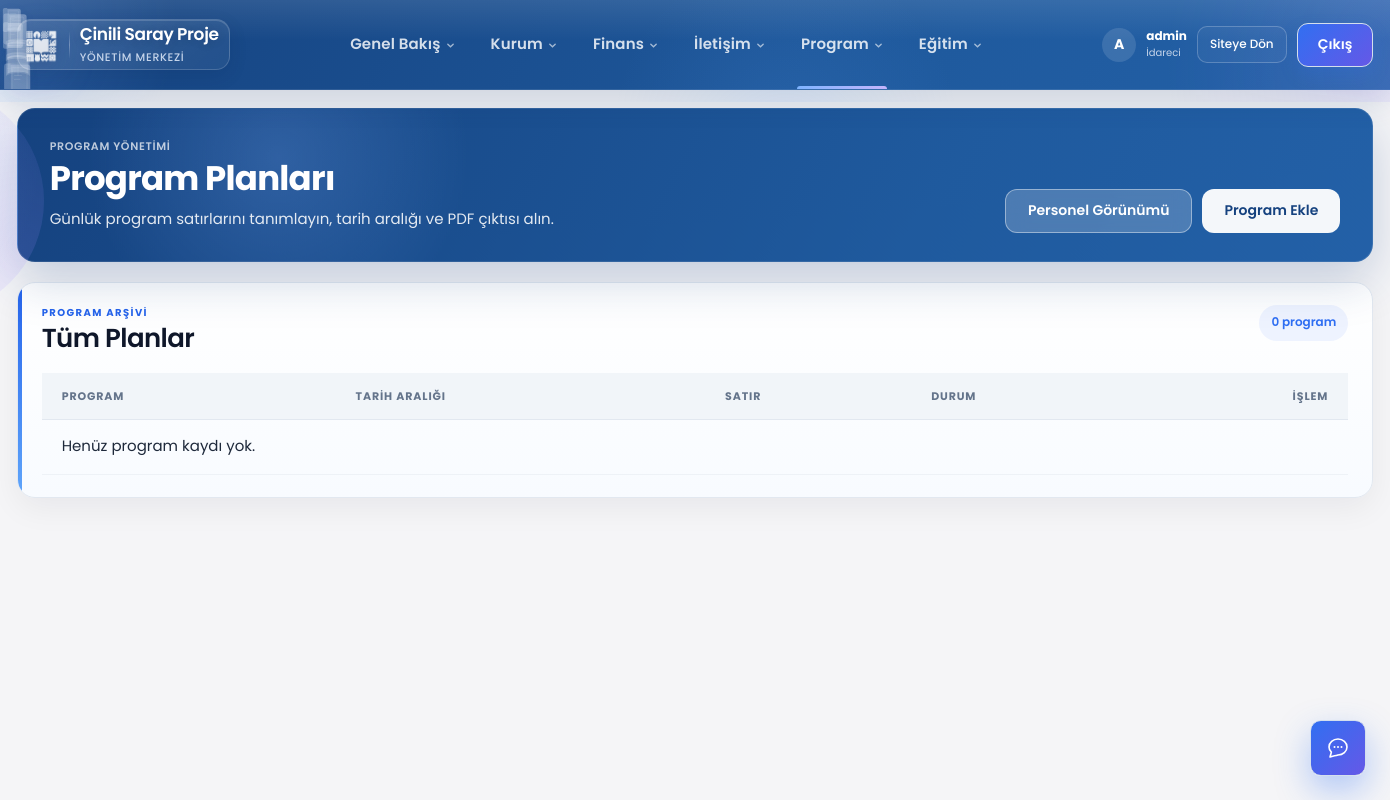
Before: /yonetim/programlar/ (signed in) with the older database file.
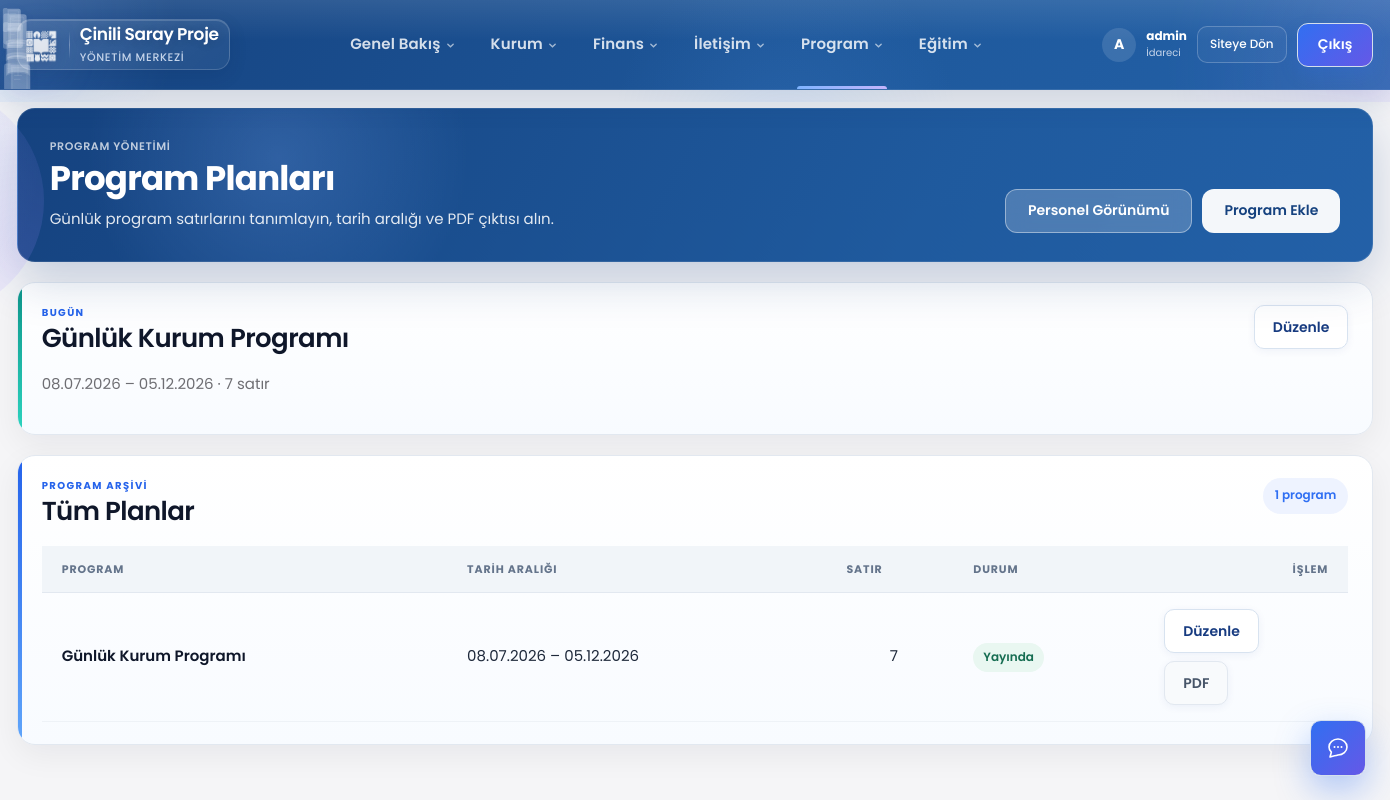
After: the same page with the newer database file.
### takip/models.py (models this page shows, shortened)
class ProgramPlan(models.Model):
    ad = models.CharField(
        max_length=200,
        verbose_name="Program adı",
    )
    aciklama = models.TextField(
        blank=True,
        verbose_name="Açıklama",
    )
    baslangic_tarihi = models.DateField(
        verbose_name="Başlangıç tarihi",
    )
    bitis_tarihi = models.DateField(
        verbose_name="Bitiş tarihi",
    )
    aktif = models.BooleanField(
        default=True,
        verbose_name="Aktif",
    )
    olusturan = models.ForeignKey(
        User,
        on_delete=models.SET_NULL,
        null=True,
        blank=True,
        related_name="olusturdugu_programlar",
        verbose_name="Oluşturan",
    )
    olusturulma = models.DateTimeField(auto_now_add=True)
    guncellenme = models.DateTimeField(auto_now=True)
    class Meta:
        verbose_name = "Program planı"
        verbose_name_plural = "Program planları"
        ordering = ["-baslangic_tarihi", "ad"]
    @property
    def yayinda_mi(self) -> bool:
        if not self.aktif:
            return False
        bugun = timezone.localdate()
        return self.baslangic_tarihi <= bugun <= self.bitis_tarihi
    @property
    def tarih_araligi_goster(self) -> str:
        return (
            f"{self.baslangic_tarihi.strftime('%d.%m.%Y')}"
            f" – {self.bitis_tarihi.strftime('%d.%m.%Y')}"
        )

### takip/yonetim_views.py (the view)
@yonetici_gerekli
def program_listesi(request):
    programlar = (
        ProgramPlan.objects.prefetch_related("satirlar")
        .annotate(satir_sayisi=Count("satirlar"))
        .order_by("-baslangic_tarihi", "ad")
    )
    return render(
        request,
        "yonetim/program_listesi.html",
        {
            "programlar": programlar,
            "bugun_program": bugunun_programi(),
        },
    )

### takip/asistan_service.py (called while the page is built)
def asistan_kullanilabilir(user: User) -> bool:
    if not getattr(settings, "AI_ASSISTANT_ENABLED", True):
        return False
    if not user.is_authenticated:
        return False
    if kullanici_veli_mi(user) or kullanici_talebe_mi(user) or ogretmen_paneli_kullanicisi_mi(user):
        return False
    return can(user, "asistan", "view") or user.is_superuser

### takip/ogretmen_service.py (called while the page is built, shortened)
def ogretmen_hocasi_for_user(user: User) -> EtutHocasi | None:
    if not user.is_authenticated:
        return None
    hoca = etut_hocasi_for_user(user)
    if hoca and hoca.aktif:
        return hoca

def kullanici_ogretmen_mi(user: User) -> bool:
    return ogretmen_hocasi_for_user(user) is not None

def ogretmen_paneli_kullanicisi_mi(user: User) -> bool:
    if not kullanici_ogretmen_mi(user):
        return False
    if user.is_superuser:
        return False
    try:
        profil = user.personel_profili
    except Exception:
        return True
    return not profil.aktif

### takip/panel_permissions.py (called while the page is built)
def kullanici_rolu(user: User) -> str | None:
    return kullanici_birincil_rol_slug(user)

def rol_etiketi(user: User) -> str:
    rol = kullanici_rolu(user)
    if not rol:
        return "Personel"
    return ROL_ETIKETLERI.get(rol, "Personel")

### templates/yonetim/program_listesi.html (shortened to what this page needs)
{% extends "yonetim/base.html" %}
{% block content %}
<header class="page-head patterned-page-head yonetim-page-head">
    <div>
        <p class="kicker">PROGRAM YÖNETİMİ</p>
        <h1>Program Planları</h1>
        <p class="muted">Günlük program satırlarını tanımlayın, tarih aralığı ve PDF çıktısı alın.</p>
    </div>
    <div class="yonetim-page-head-actions">
        <a href="{% url 'program_panel' %}" class="ghost-btn yonetim-head-ghost">Personel Görünümü</a>
        <a href="{% url 'yonetim:program_ekle' %}" class="primary-btn">Program Ekle</a>
    </div>
</header>
{% if bugun_program %}
<section class="dashboard-card yonetim-highlight-card">
    <div class="card-heading">
        <div>
            <p class="card-kicker">BUGÜN</p>
            <h2>{{ bugun_program.ad }}</h2>
        </div>
        <a href="{% url 'yonetim:program_duzenle' bugun_program.pk %}" class="yonetim-action-btn">Düzenle</a>
    </div>
    <p class="muted">{{ bugun_program.tarih_araligi_goster }} · {{ bugun_program.satirlar.count }} satır</p>
</section>
{% endif %}
<section class="report-table-card yonetim-table-card">
    <div class="card-heading">
        <div>
            <p class="card-kicker">PROGRAM ARŞİVİ</p>
            <h2>Tüm Planlar</h2>
        </div>
        <span class="report-record-count">{{ programlar|length }} program</span>
    </div>
    <div class="responsive-table">
        <table class="report-data-table yonetim-data-table">
            <thead>
                <tr>
                    <th>Program</th>
                    <th>Tarih Aralığı</th>
                    <th>Satır</th>
                    <th>Durum</th>
                    <th class="yonetim-action-col">İşlem</th>
                </tr>
            </thead>
            <tbody>
                {% for program in programlar %}
                <tr>
                    <td><strong>{{ program.ad }}</strong></td>
                    <td>{{ program.tarih_araligi_goster }}</td>
                    <td class="num-col">{{ program.satir_sayisi }}</td>
                    <td>
                        {% if program.yayinda_mi %}
                            <span class="status-pill status-okunuyor">Yayında</span>
                        {% elif program.aktif %}
                            <span class="status-pill status-yarim">Planlı / Arşiv</span>
                        {% else %}
                            <span class="status-pill status-iade">Pasif</span>
                        {% endif %}
                    </td>
                    <td class="yonetim-table-actions yonetim-action-col">
                        <div class="yonetim-action-group">
                            <a href="{% url 'yonetim:program_duzenle' program.pk %}" class="yonetim-action-btn">Düzenle</a>
                            <a href="{% url 'yonetim:program_pdf' program.pk %}" class="yonetim-action-btn yonetim-action-btn-muted" target="_blank" rel="noopener">PDF</a>
                        </div>
                    </td>
                </tr>
                {% empty %}
                <tr>
                    <td colspan="5" class="report-empty">Henüz program kaydı yok.</td>
                </tr>
                {% endfor %}
            </tbody>
        </table>
    </div>
</section>
{% endblock %}

Changed rows visible on the page:
added ProgramPlan: ad "Günlük Kurum Programı", tarih_araligi_goster "08.07.2026 – 05.12.2026", satirlar.count "7", satir_sayisi "7", aktif "Yayında"
Other visible differences:
{{ programlar|length }}: "0" → "1"
text no longer shown: "Henüz program kaydı yok."
text now shown: "BUGÜN Düzenle · satır"
